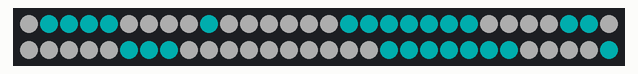
Recording of a sketch running on a simulated Arduino Uno, built for the host (arithmetic inside an expression is 32-bit, double 64-bit). Shown: 60 RGB LEDs in strip order, left to right, continuing on the next row. Dim RGB values are drawn brighter than linear; colours are those a GRB WS2812 strip shows for the declared byte order; random numbers use the default seed unless the sketch sets one.

Above: at 0.15 s.
At 5.09 s:
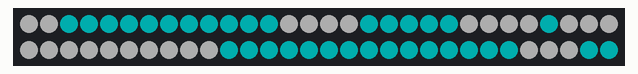
At 10.03 s:
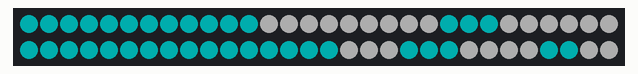
At 19.9 s:
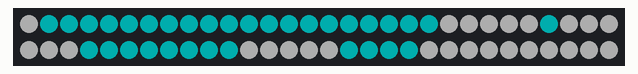
At 29.78 s:
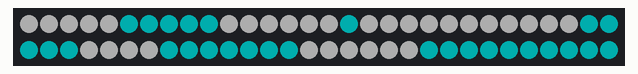
At 39.66 s:
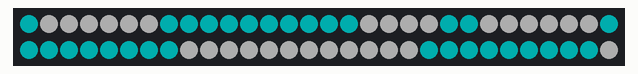

The sketch:

CarLED.ino
```cpp
#include "FastLED.h"
#define NUM_LEDS 60
#define DATA_PIN 6
#define STAR_NUM 10
CRGB leds[NUM_LEDS];


class Star{
  public:
  int position = round(random(NUM_LEDS - 1));
  int speed = round(random(4) + 1);
  int tailLength = round(random(4)+2);
  int moveCount = 1;

};
Star stars[STAR_NUM];
void setup() {
  FastLED.addLeds<WS2812B, DATA_PIN>(leds, NUM_LEDS);
  //create stars and add to array
  for (int i = 0; i < STAR_NUM; i++)
  {
    Star s;
    stars[i] = s;
  }


}

void loop() {

  //loop through stars and update positions based on speeds
  for (int i = 0; i < STAR_NUM; i++)
  {
    if (stars[i].moveCount < 1)
    {
      stars[i].position++;
      stars[i].moveCount = stars[i].speed;
    }else{
      stars[i].moveCount--;
    }

    if (stars[i].position > NUM_LEDS + stars[i].tailLength)
    {
      stars[i].position = 0-(round(random(10)));
      stars[i].speed = round(random(4) + 1);
      stars[i].tailLength = round(random(4)+2);
    }

  }
  for (int i = 0; i < NUM_LEDS; i++){
    leds[i] = CRGB(255,0,255);
  }
  for (int i = 0; i < STAR_NUM; i++){
    for(int j = 0; j <= stars[i].tailLength; j++){
      if((stars[i].position - j) >= 0 && (stars[i].position - j) <= NUM_LEDS){
        leds[stars[i].position - j] = CRGB (255, 255, 255);
      }

    }
  }
  FastLED.setBrightness(50);
  FastLED.show();
  delay(10);
}
```
